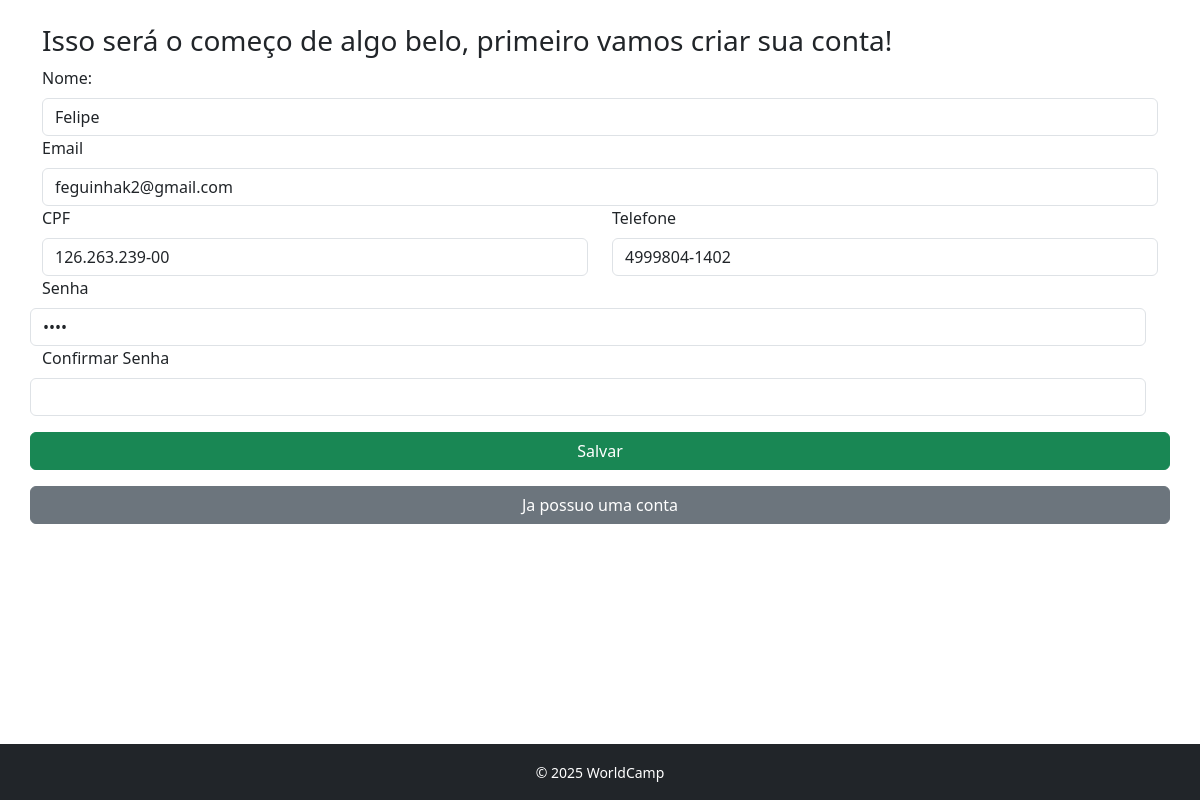
/usuario/criarConta.php?id=3, run on the app's committed database.
### tables this page shows
CREATE TABLE IF NOT EXISTS `usuarios` (
  `Id` int NOT NULL AUTO_INCREMENT,
  `nome` varchar(50) NOT NULL DEFAULT '0',
  `email` varchar(50) NOT NULL DEFAULT '0',
  `cpf` varchar(50) NOT NULL DEFAULT '',
  `telefone` varchar(50) NOT NULL DEFAULT '',
  `senha` varchar(50) NOT NULL DEFAULT '',
  PRIMARY KEY (`Id`)
);

### database/db.class.php (called while the page is built, shortened)
<?php
class db
{
    private $host = "localhost";
    private $user = "root";
    private $password = "";
    private $port = "3306";
    private $dbname = "WorldCamp";
    public function conn()
    {
        try {
            $conn = new PDO(
                "mysql:host=$this->host;dbname=$this->dbname;port=$this->port",
                $this->user,
                $this->password,
                [
                    PDO::ATTR_ERRMODE => PDO::ERRMODE_EXCEPTION,
                    PDO::MYSQL_ATTR_INIT_COMMAND => "SET NAMES utf8"
                ]
            );
            return $conn;
        } catch (PDOException $e) {
            echo "Erro: " . $e->getMessage();
            exit;
        }
    }
    public function find($id)
    {
        $conn = $this->conn();
        $sql = "SELECT * FROM usuarios WHERE id = ?";
        $st = $conn->prepare($sql);
        $st->execute([$id]);
        return $st->fetchObject();
    }
}
?>

### usuario/criarConta.php (the view, shortened to what this page needs)
<?php
include '../header.php';
include '../database/db.class.php';
$db = new db();
if (!empty($_GET['id'])) {
    $data = $db->find($_GET['id']);
}
?>
<h3>Isso será o começo de algo belo, primeiro vamos criar sua conta!</h3>
<form action="" method="post">
    <div class="row">
        <div class="col-0">
            <label for="nome" class="form-label">Nome:</label>
            <input type="text" class="form-control" id="nome" name="nome" value="<?= $data->nome ?? '' ?>" required>
        </div>
        <div class="col-0">
            <label for="email" class="form-label">Email</label>
            <input type="email" class="form-control" id="email" name="email" value="<?= $data->email ?? '' ?>" required>
        </div>
    </div>
    <div class="row">
        <div class="col">
            <label for="cpf" class="form-label">CPF</label>
            <input type="text" class="form-control" id="cpf" name="cpf" value="<?= $data->cpf ?? '' ?>" required>
        </div>
        <div class="col">
            <label for="telefone" class="form-label">Telefone</label>
            <input type="text" class="form-control" id="telefone" name="telefone" value="<?= $data->telefone ?? '' ?>" required>
        </div>
        <div class="row">
            <label for="senha" class="form-label">Senha</label>
            <input type="password" class="form-control" id="senha" name="senha" value="<?= $data->senha ?? '' ?>" required>
        </div>
        <div class="row">
            <label for="senha" class="form-label">Confirmar Senha</label>
            <input type="password" class="form-control" id="c_senha" name="c_senha" required>
        </div>
    </div>
    <div class="row">
        <button type="submit" class="btn btn-success mt-3">Salvar</button>
        <a href="./login.php" class="btn btn-secondary mt-3">Ja possuo uma conta</a>
    </div>
</form>
<?php
include '../footer.php';
?>

### data on the page
usuarios: nome "Felipe", email "feguinhak2@gmail.com", cpf "126.263.239-00", telefone "4999804-1402"
